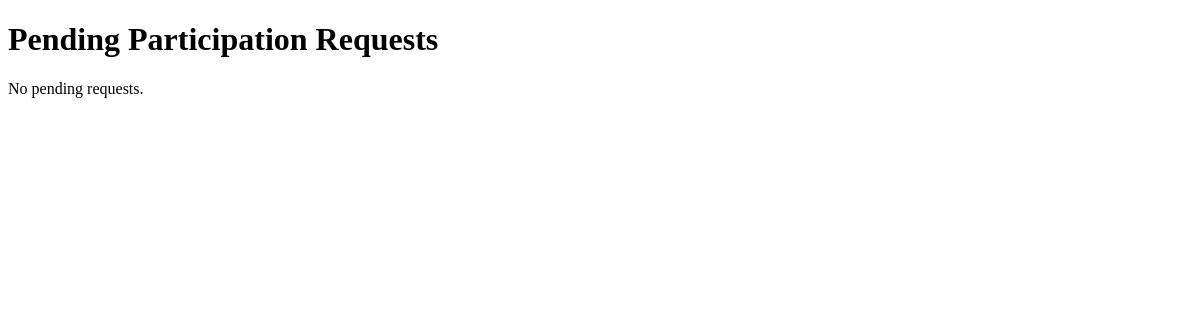
/participation/owner/requests/ (signed in), run on an earlier commit of the app's database.
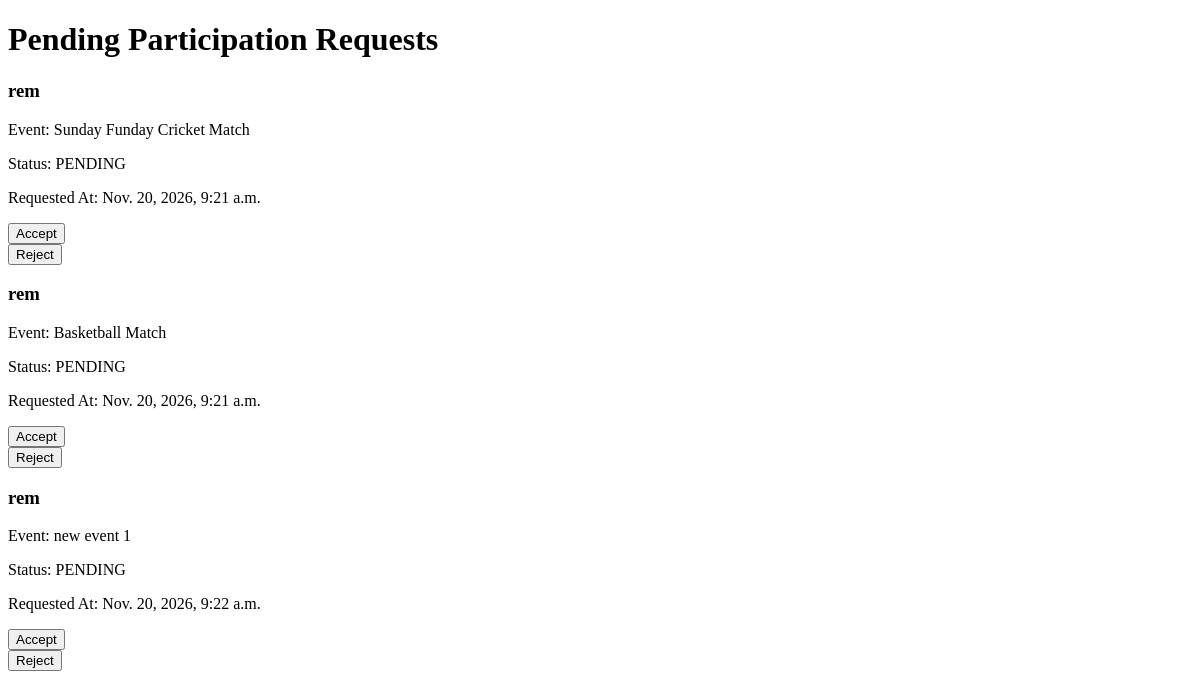
And on a later commit of the database.
### participation/models.py (models this page shows, shortened)
class Participation(models.Model):
    STATUS_CHOICES = [
        ('PENDING', 'Pending'),
        ('ACCEPTED', 'Accepted'),
        ('REJECTED', 'Rejected'),
    ]
    user = models.ForeignKey(
        settings.AUTH_USER_MODEL,
        on_delete=models.CASCADE,
        related_name='participations'
    )
    event = models.ForeignKey(
        Event,
        on_delete=models.CASCADE,
        related_name='participation_requests'
    )
    status = models.CharField(
        max_length=10,
        choices=STATUS_CHOICES,
        default='PENDING'
    )
    requested_at = models.DateTimeField(auto_now_add=True)
    updated_at = models.DateTimeField(auto_now=True)
    class Meta:
        constraints = [
            models.UniqueConstraint(
                fields=['user', 'event'],
                name='unique_user_event_registration'
            )
        ]

### accounts/models.py (models this page shows, shortened)
class User(AbstractUser):
    email = models.EmailField(unique=True)

### events/models.py (models this page shows, shortened)
class Event(models.Model):
    STATUS_CHOICES = [
        ('OPEN', 'Open'),
        ('FULL', 'Full'),
        ('CANCELLED', 'Cancelled'),
    ]
    title = models.CharField(max_length=100)
    description = models.TextField()
    category = models.ForeignKey(
        Category,
        on_delete=models.PROTECT,
        related_name='events'
    )
    created_by = models.ForeignKey(
        settings.AUTH_USER_MODEL,
        on_delete=models.CASCADE,
        related_name='created_events'
    )
    location = models.CharField(max_length=200)
    event_date = models.DateTimeField()
    max_participants = models.PositiveIntegerField()
    status = models.CharField(
        max_length=10,
        choices=STATUS_CHOICES,
        default='OPEN'
    )
    created_at = models.DateTimeField(auto_now_add=True)
    updated_at = models.DateTimeField(auto_now=True)

### participation/views.py (the view)
@login_required
def owner_requests(request):
    pending_requests = Participation.objects.filter(
        event__created_by=request.user,
        status='PENDING'
    )
    return render(
        request,
        'participation/owner_requests.html',
        {'pending_requests': pending_requests}
    )

### participation/templates/participation/owner_requests.html (shortened to what this page needs)
<!DOCTYPE html>
<html lang="en">
<head>
</head>
<body>
    <h1>Pending Participation Requests</h1>
    {% for participation in pending_requests %}
        <div>
            <h3>{{ participation.user.username }}</h3>
            <p>Event: {{ participation.event.title }}</p>
            <p>Status: {{ participation.status }}</p>
            <p>Requested At: {{ participation.requested_at }}</p>
        </div>
        <div>
            <form method="POST" action="{% url 'accept_request' participation.id %}">
                <button type="submit">Accept</button>
            </form>
            <form method="POST" action="{% url 'reject_request' participation.id %}">
                <button type="submit">Reject</button>
            </form>
        </div>
    {% empty %}
        <p>No pending requests.</p>
    {% endfor %}
</body>
</html>

What changed in the data, as far as the page shows it:
added Participation: user.username "rem", event "Sunday Funday Cricket Match", status "PENDING", requested_at "Nov. 20, 2026, 9:21 a.m."
added Participation: user.username "rem", event "Basketball Match", status "PENDING", requested_at "Nov. 20, 2026, 9:21 a.m."
added Participation: user.username "rem", event "new event 1", status "PENDING", requested_at "Nov. 20, 2026, 9:22 a.m."
Also different on the page:
text no longer shown: "No pending requests."
